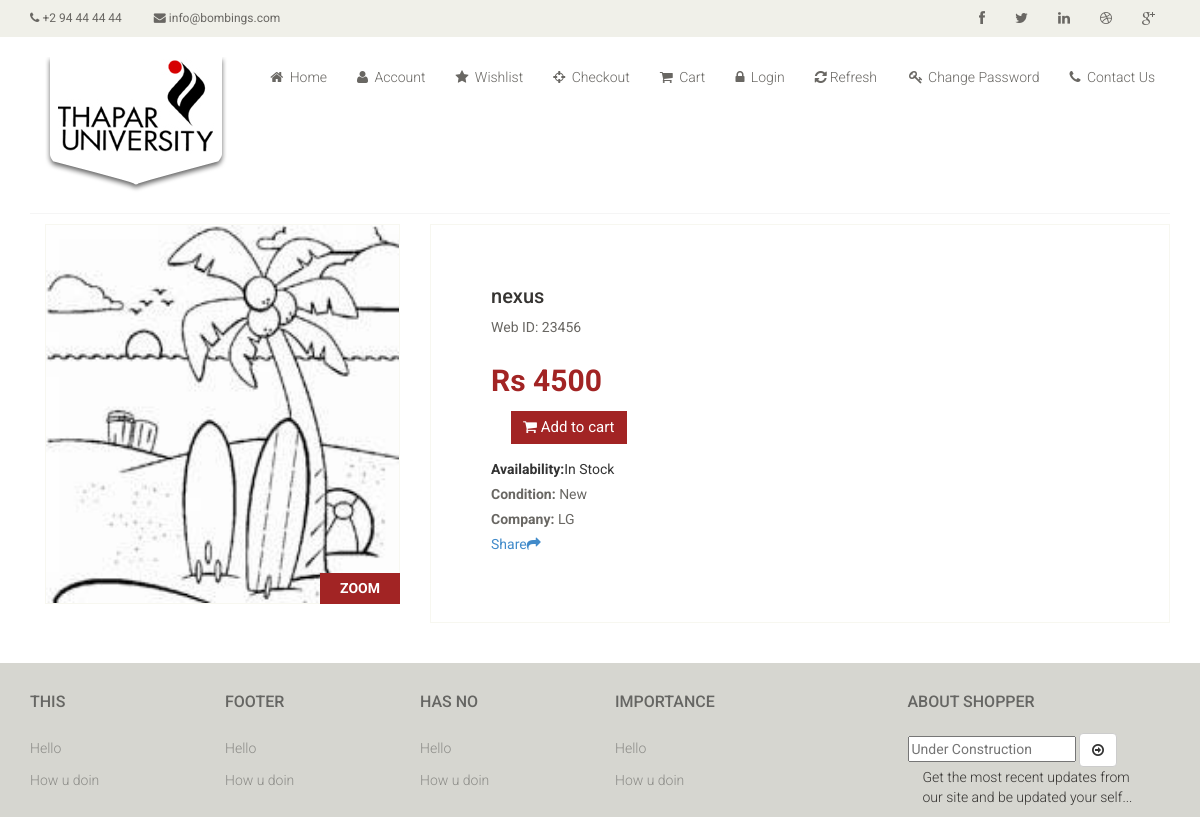
The page /shopper/product-details.php?id=23456 on the database its author committed.
### tables this page shows
CREATE TABLE IF NOT EXISTS `mobiles` (
  `company` varchar(50) NOT NULL,
  `mobile` varchar(50) NOT NULL,
  `price` int(11) NOT NULL,
  `count` int(11) NOT NULL,
  `mobile_hash` varchar(50) NOT NULL,
  `description` varchar(500) NOT NULL,
  `image` varchar(100) NOT NULL,
  `hits` int(11) NOT NULL DEFAULT '0',
  `sold` int(11) NOT NULL DEFAULT '0',
  PRIMARY KEY (`mobile_hash`),
  KEY `company` (`company`)
);

### shopper/product-details.php (the view, shortened to what this page needs)
<?php
require 'connect.php';
?>
<?php
$id="";
if(isset($_GET['id']))
$id=$_GET['id'];
?>
<!DOCTYPE html>
<html lang="en">
<?php
include 'head.php';
?>
<body>
<?php
    include 'header.php';
    ?>
	<section>
		<div class="container">
			<div class="row">
				<div class="col-sm-12 padding-right">
					<div class="product-details">
						<?php
$q="select * from mobiles where mobile_hash='".$id."'";
$ret=mysqli_query($mysqli,$q);
$row=mysqli_fetch_assoc($ret);
echo "<div class=\"col-sm-4\">
							<div class=\"view-product\">";
								echo "<img src=\"".$row['image']."\" alt=\"Image Not Available\" />
								<h3>ZOOM</h3>
							</div>
						</div>
<div class=\"col-sm-8\">
							<div class=\"product-information\"><h2>".$row['mobile']."</h2>
								<p>Web ID: ".$row['mobile_hash']."</p>
								<span>
									<span>Rs ".$row['price']."</span>";
									?>
<form enctype="multipart/form-data" class="form-horizontal" name="comp" method="post" action="<?php echo htmlspecialchars($_SERVER['PHP_SELF']); ?> ">
	<g:plus action="share"></g:plus>								<button type="submit" name="add" class="btn btn-fefault cart">
										<i class="fa fa-shopping-cart"></i>
										Add to cart
									</button>
								</span>
                        <b>Availability:</b><?php if($row['count']) echo "In Stock";else echo "Out of Stock"; ?></p>
								<p><b>Condition:</b> New</p>
								<p><b>Company:</b> <?php echo $row['company']; ?> </p>
		<a href="#">Share<i class="fa fa-share"></i></a>
							</div>
						</div>
					</div>
				</div>
			</div>
		</div>
	</section>
<?php
    include 'footer.php';
    ?>
</body>
</html>

### shopper/css/main.css (style rules this page uses)
body { font-family: 'Roboto', sans-serif; background:; position: relative; font-weight:400px; }
a { -webkit-transition: 300ms; -moz-transition: 300ms; -o-transition: 300ms; transition: 300ms; }
h1, h2, h3, h4, h5, h6 { font-family: 'Roboto', sans-serif; }
.padding-right { padding-right: 0; }
.product-details { overflow:hidden; }
.product-details { margin-bottom: 40px; overflow: hidden; margin-top: 10px; }
.view-product { position: relative; }
.view-product img { border: 1px solid #F7F7F0; height: 380px; width: 100%; }
.view-product h3 { background: #A22424; bottom: 0; color: #FFFFFF; font-family: 'Roboto', sans-serif; font-size: 14px; font-weight: 700; margin-bottom: 0; padding: 8px 20px; position: absolute; right: 0; }
.product-information { border: 1px solid #F7F7F0; overflow: hidden; padding-bottom: 60px; padding-left: 60px; padding-top: 60px; position: relative; }
.product-information h2 { color: #363432; font-family: 'Roboto', sans-serif; font-size: 20px; margin-top: 0; }
.product-information p { color: #696763; font-family: 'Roboto', sans-serif; margin-bottom: 5px; }
.product-information span { display: inline-block; margin-bottom: 8px; margin-top: 18px; }
.product-information span span { color: #A22424; float: left; font-family: 'Roboto', sans-serif; font-size: 30px; font-weight: 700; margin-right: 20px; margin-top: 0px; }
.cart { background: #A22424; border: 0 none; border-radius: 0; color: #FFFFFF; font-family: 'Roboto', sans-serif; font-size: 15px; margin-bottom: 10px; margin-left: 20px; }

### rows shown on the page
mobiles: image (picture), mobile "nexus", mobile_hash "23456", price "4500", company "LG"
